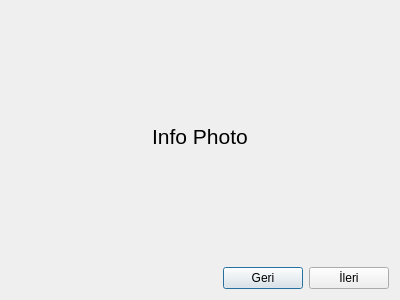
<?xml version="1.0" encoding="UTF-8"?>
<ui version="4.0">
 <class>InfoDialogs</class>
 <widget class="QDialog" name="InfoDialogs">
  <property name="geometry">
   <rect>
    <x>0</x>
    <y>0</y>
    <width>400</width>
    <height>300</height>
   </rect>
  </property>
  <property name="windowTitle">
   <string>Dialog</string>
  </property>
  <layout class="QVBoxLayout" name="verticalLayout">
   <item>
    <widget class="QLabel" name="label">
     <property name="sizePolicy">
      <sizepolicy hsizetype="Preferred" vsizetype="Expanding">
       <horstretch>0</horstretch>
       <verstretch>0</verstretch>
      </sizepolicy>
     </property>
     <property name="font">
      <font>
       <pointsize>16</pointsize>
      </font>
     </property>
     <property name="text">
      <string>Info Photo</string>
     </property>
     <property name="alignment">
      <set>Qt::AlignCenter</set>
     </property>
    </widget>
   </item>
   <item>
    <layout class="QHBoxLayout" name="horizontalLayout">
     <property name="sizeConstraint">
      <enum>QLayout::SetMinimumSize</enum>
     </property>
     <item>
      <spacer name="horizontalSpacer">
       <property name="orientation">
        <enum>Qt::Horizontal</enum>
       </property>
       <property name="sizeHint" stdset="0">
        <size>
         <width>40</width>
         <height>20</height>
        </size>
       </property>
      </spacer>
     </item>
     <item>
      <widget class="QPushButton" name="backButton">
       <property name="text">
        <string>Geri</string>
       </property>
      </widget>
     </item>
     <item>
      <widget class="QPushButton" name="nextButton">
       <property name="text">
        <string>İleri</string>
       </property>
      </widget>
     </item>
    </layout>
   </item>
  </layout>
 </widget>
 <resources/>
 <connections/>
</ui>
